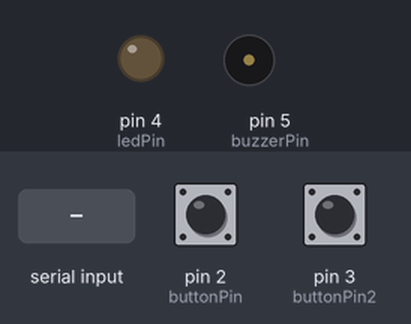
Simulated run of this sketch. Board: Arduino Uno, built with avr-gcc and run on an emulated ATmega328P. Shown: output pins drawn as LEDs (lit = HIGH), buzzer (waves = sounding). The inputs (shaded band) are chosen by the test bench; at power-on: pin 2 (buttonPin) HIGH, pin 3 (buttonPin2) HIGH.

Above: at 1.2 s.
1.3 s: "3" received over Serial
At 1.4 s:
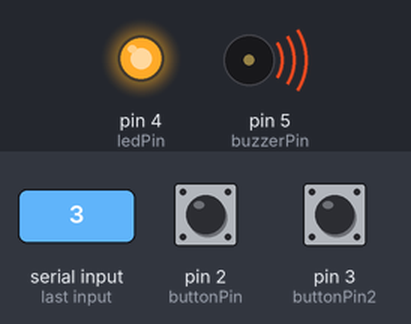
Timing chart, 0 to 4.3 s (numbered marks = the images above; inputs shaded):
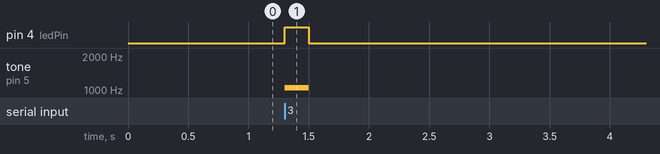

Measured:
- after the input at 1.3 s, pin 4 (ledPin): LOW → HIGH at once, → LOW 0.20 s later; tone on pin 5 (buzzerPin): silent → 1047 Hz at once, → silent 0.20 s later

The sketch:

D_A.ino
```cpp
#include <SoftwareSerial.h>

const int ledPin = 4;
const int buttonPin = 2;
const int buttonPin2 = 3;
const int buzzerPin = 5;

int command, active;
SoftwareSerial HC12(10, 11); // RX, TX for HC-12

void setup() {
  Serial.begin(9600); // Initialize software serial communication with Serial Monitor
  HC12.begin(1200);   // Initialize software serial communication with HC-12
  pinMode(ledPin, OUTPUT);
  pinMode(buttonPin, INPUT_PULLUP);
  pinMode(buttonPin2, INPUT_PULLUP);
  pinMode(buzzerPin, OUTPUT);
}

void loop() {
  if (Serial.available() > 0) {
    command = Serial.read();  // Read the command sent by the master
    if (command == '3') {
      digitalWrite(ledPin, HIGH);
      tone(buzzerPin, 1047);
      delay(200);
    } else {
      digitalWrite(ledPin, LOW);
      noTone(buzzerPin);
    }
  }

  if (digitalRead(buttonPin) == LOW) {
    active = 1;
    delay(30);
  }
  if (digitalRead(buttonPin2) == LOW) {
    active = 0;
    delay(30);
  }

  if (active == 1) {
    HC12.write('1');  // Send '1' to Device B via HC-12
    delay(100);
  } else {
    digitalWrite(ledPin, LOW);
    noTone(buzzerPin);
  }

  if (HC12.available() > 0) {
    command = HC12.read();  // Read data from Device B via HC-12
    // Handle incoming commands from Device B if required
  }
}
```
